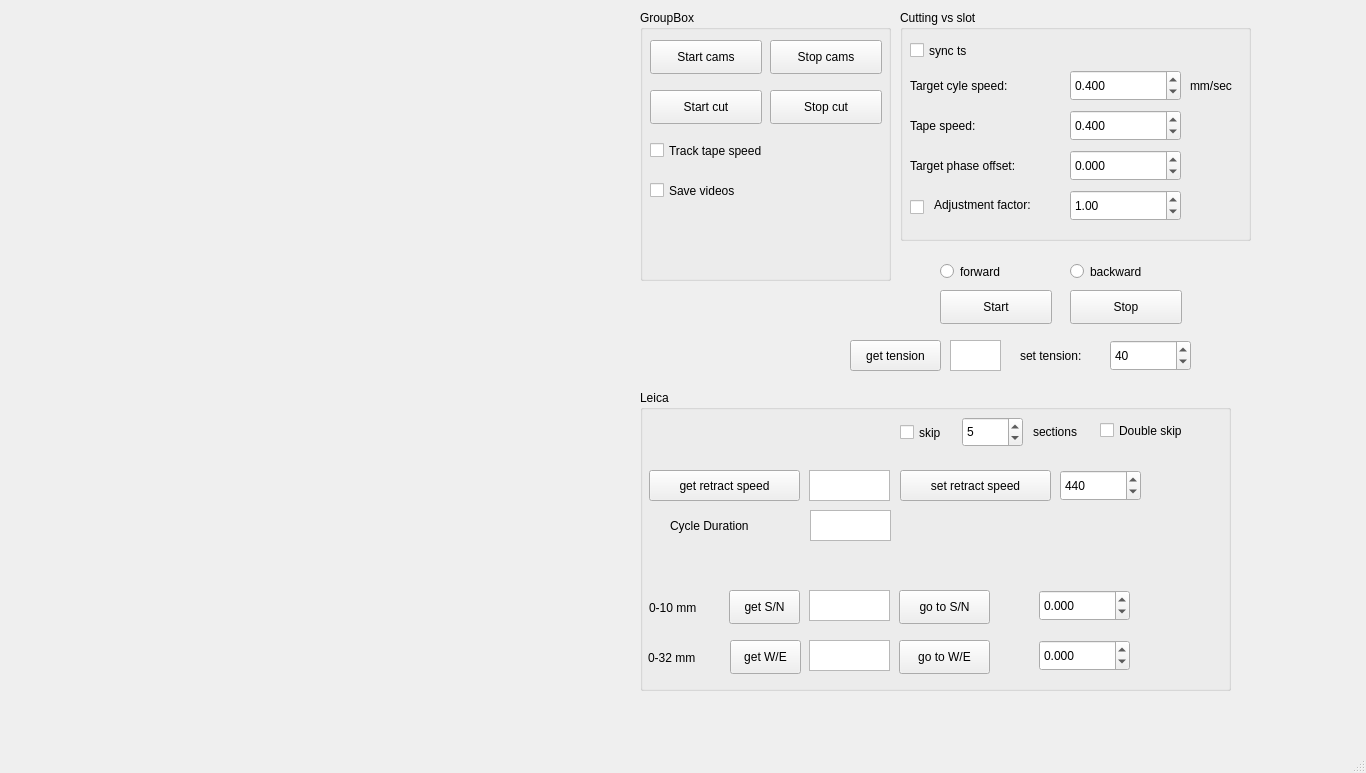
<?xml version="1.0" encoding="UTF-8"?>
<ui version="4.0">
 <class>MainWindow</class>
 <widget class="QMainWindow" name="MainWindow">
  <property name="geometry">
   <rect>
    <x>0</x>
    <y>0</y>
    <width>1366</width>
    <height>773</height>
   </rect>
  </property>
  <property name="windowTitle">
   <string>MainWindow</string>
  </property>
  <widget class="QWidget" name="centralwidget">
   <widget class="QGroupBox" name="groupBox">
    <property name="geometry">
     <rect>
      <x>640</x>
      <y>10</y>
      <width>251</width>
      <height>271</height>
     </rect>
    </property>
    <property name="title">
     <string>GroupBox</string>
    </property>
    <widget class="QPushButton" name="btn_StartCams">
     <property name="geometry">
      <rect>
       <x>10</x>
       <y>30</y>
       <width>112</width>
       <height>34</height>
      </rect>
     </property>
     <property name="text">
      <string>Start cams</string>
     </property>
    </widget>
    <widget class="QPushButton" name="btn_StopCams">
     <property name="geometry">
      <rect>
       <x>130</x>
       <y>30</y>
       <width>112</width>
       <height>34</height>
      </rect>
     </property>
     <property name="text">
      <string>Stop cams</string>
     </property>
    </widget>
    <widget class="QCheckBox" name="cbx_TrackSpeed">
     <property name="geometry">
      <rect>
       <x>10</x>
       <y>120</y>
       <width>161</width>
       <height>41</height>
      </rect>
     </property>
     <property name="text">
      <string>Track tape speed</string>
     </property>
     <property name="checked">
      <bool>false</bool>
     </property>
    </widget>
    <widget class="QCheckBox" name="cbx_SaveVideos">
     <property name="geometry">
      <rect>
       <x>10</x>
       <y>160</y>
       <width>171</width>
       <height>41</height>
      </rect>
     </property>
     <property name="text">
      <string>Save videos</string>
     </property>
     <property name="checked">
      <bool>false</bool>
     </property>
    </widget>
    <widget class="QPushButton" name="btn_StartCut">
     <property name="geometry">
      <rect>
       <x>10</x>
       <y>80</y>
       <width>112</width>
       <height>34</height>
      </rect>
     </property>
     <property name="text">
      <string>Start cut</string>
     </property>
    </widget>
    <widget class="QPushButton" name="btn_StopCut">
     <property name="geometry">
      <rect>
       <x>130</x>
       <y>80</y>
       <width>112</width>
       <height>34</height>
      </rect>
     </property>
     <property name="text">
      <string>Stop cut</string>
     </property>
    </widget>
   </widget>
   <widget class="PlotWidget" name="pg_sync" native="true">
    <property name="geometry">
     <rect>
      <x>10</x>
      <y>10</y>
      <width>616</width>
      <height>331</height>
     </rect>
    </property>
   </widget>
   <widget class="PlotWidget" name="pg_phasediff" native="true">
    <property name="geometry">
     <rect>
      <x>10</x>
      <y>360</y>
      <width>616</width>
      <height>331</height>
     </rect>
    </property>
   </widget>
   <widget class="QGroupBox" name="groupBox_2">
    <property name="geometry">
     <rect>
      <x>640</x>
      <y>390</y>
      <width>591</width>
      <height>301</height>
     </rect>
    </property>
    <property name="title">
     <string>Leica</string>
    </property>
    <widget class="QSpinBox" name="sbx_retractionSpeed">
     <property name="geometry">
      <rect>
       <x>420</x>
       <y>80</y>
       <width>81</width>
       <height>31</height>
      </rect>
     </property>
     <property name="keyboardTracking">
      <bool>false</bool>
     </property>
     <property name="minimum">
      <number>1</number>
     </property>
     <property name="maximum">
      <number>6000</number>
     </property>
     <property name="value">
      <number>440</number>
     </property>
    </widget>
    <widget class="QPushButton" name="btn_GetRetract">
     <property name="geometry">
      <rect>
       <x>9</x>
       <y>80</y>
       <width>151</width>
       <height>31</height>
      </rect>
     </property>
     <property name="text">
      <string>get retract speed</string>
     </property>
    </widget>
    <widget class="QPushButton" name="btn_getNS">
     <property name="geometry">
      <rect>
       <x>89</x>
       <y>200</y>
       <width>71</width>
       <height>34</height>
      </rect>
     </property>
     <property name="text">
      <string>get S/N</string>
     </property>
    </widget>
    <widget class="QPushButton" name="btn_getEW">
     <property name="geometry">
      <rect>
       <x>90</x>
       <y>250</y>
       <width>71</width>
       <height>34</height>
      </rect>
     </property>
     <property name="text">
      <string>get W/E</string>
     </property>
    </widget>
    <widget class="QTextEdit" name="DisplayRetractSpeed">
     <property name="geometry">
      <rect>
       <x>169</x>
       <y>80</y>
       <width>81</width>
       <height>31</height>
      </rect>
     </property>
    </widget>
    <widget class="QTextEdit" name="DisplayNS">
     <property name="geometry">
      <rect>
       <x>169</x>
       <y>200</y>
       <width>81</width>
       <height>31</height>
      </rect>
     </property>
    </widget>
    <widget class="QTextEdit" name="DisplayEW">
     <property name="geometry">
      <rect>
       <x>169</x>
       <y>250</y>
       <width>81</width>
       <height>31</height>
      </rect>
     </property>
    </widget>
    <widget class="QPushButton" name="btn_goNS">
     <property name="geometry">
      <rect>
       <x>259</x>
       <y>200</y>
       <width>91</width>
       <height>34</height>
      </rect>
     </property>
     <property name="text">
      <string>go to S/N</string>
     </property>
    </widget>
    <widget class="QPushButton" name="btn_goEW">
     <property name="geometry">
      <rect>
       <x>259</x>
       <y>250</y>
       <width>91</width>
       <height>34</height>
      </rect>
     </property>
     <property name="text">
      <string>go to W/E</string>
     </property>
    </widget>
    <widget class="QLabel" name="label_10">
     <property name="geometry">
      <rect>
       <x>8</x>
       <y>253</y>
       <width>81</width>
       <height>30</height>
      </rect>
     </property>
     <property name="text">
      <string>0-32 mm</string>
     </property>
    </widget>
    <widget class="QLabel" name="label_3">
     <property name="geometry">
      <rect>
       <x>9</x>
       <y>202</y>
       <width>81</width>
       <height>31</height>
      </rect>
     </property>
     <property name="text">
      <string>0-10 mm</string>
     </property>
    </widget>
    <widget class="QDoubleSpinBox" name="sbx_setNS">
     <property name="geometry">
      <rect>
       <x>399</x>
       <y>200</y>
       <width>91</width>
       <height>31</height>
      </rect>
     </property>
     <property name="keyboardTracking">
      <bool>false</bool>
     </property>
     <property name="decimals">
      <number>3</number>
     </property>
     <property name="minimum">
      <double>-1000.000000000000000</double>
     </property>
     <property name="maximum">
      <double>10.000000000000000</double>
     </property>
     <property name="singleStep">
      <double>0.500000000000000</double>
     </property>
    </widget>
    <widget class="QDoubleSpinBox" name="sbx_setEW">
     <property name="geometry">
      <rect>
       <x>399</x>
       <y>250</y>
       <width>91</width>
       <height>31</height>
      </rect>
     </property>
     <property name="keyboardTracking">
      <bool>false</bool>
     </property>
     <property name="decimals">
      <number>3</number>
     </property>
     <property name="minimum">
      <double>-1000.000000000000000</double>
     </property>
     <property name="maximum">
      <double>42.000000000000000</double>
     </property>
     <property name="singleStep">
      <double>0.500000000000000</double>
     </property>
    </widget>
    <widget class="QCheckBox" name="cbx_skip">
     <property name="geometry">
      <rect>
       <x>260</x>
       <y>22</y>
       <width>81</width>
       <height>41</height>
      </rect>
     </property>
     <property name="text">
      <string>skip </string>
     </property>
     <property name="checked">
      <bool>false</bool>
     </property>
    </widget>
    <widget class="QLabel" name="label_11">
     <property name="geometry">
      <rect>
       <x>393</x>
       <y>26</y>
       <width>91</width>
       <height>31</height>
      </rect>
     </property>
     <property name="text">
      <string>sections</string>
     </property>
    </widget>
    <widget class="QPushButton" name="btn_SetRetract">
     <property name="geometry">
      <rect>
       <x>260</x>
       <y>80</y>
       <width>151</width>
       <height>31</height>
      </rect>
     </property>
     <property name="text">
      <string>set retract speed</string>
     </property>
    </widget>
    <widget class="QSpinBox" name="sbx_NumSections">
     <property name="geometry">
      <rect>
       <x>322</x>
       <y>27</y>
       <width>61</width>
       <height>30</height>
      </rect>
     </property>
     <property name="keyboardTracking">
      <bool>false</bool>
     </property>
     <property name="minimum">
      <number>0</number>
     </property>
     <property name="maximum">
      <number>100</number>
     </property>
     <property name="value">
      <number>5</number>
     </property>
    </widget>
    <widget class="QCheckBox" name="cbx_reskip">
     <property name="geometry">
      <rect>
       <x>460</x>
       <y>20</y>
       <width>131</width>
       <height>41</height>
      </rect>
     </property>
     <property name="text">
      <string>Double skip </string>
     </property>
     <property name="checked">
      <bool>false</bool>
     </property>
    </widget>
    <widget class="QTextEdit" name="DisplayCycleDuration">
     <property name="geometry">
      <rect>
       <x>170</x>
       <y>120</y>
       <width>81</width>
       <height>31</height>
      </rect>
     </property>
    </widget>
    <widget class="QLabel" name="label">
     <property name="geometry">
      <rect>
       <x>30</x>
       <y>120</y>
       <width>111</width>
       <height>31</height>
      </rect>
     </property>
     <property name="text">
      <string>Cycle Duration</string>
     </property>
    </widget>
   </widget>
   <widget class="QGroupBox" name="groupBox_3">
    <property name="geometry">
     <rect>
      <x>900</x>
      <y>10</y>
      <width>351</width>
      <height>231</height>
     </rect>
    </property>
    <property name="title">
     <string>Cutting vs slot</string>
    </property>
    <widget class="QLabel" name="label_5">
     <property name="geometry">
      <rect>
       <x>10</x>
       <y>60</y>
       <width>161</width>
       <height>31</height>
      </rect>
     </property>
     <property name="text">
      <string>Target cyle speed:</string>
     </property>
    </widget>
    <widget class="QDoubleSpinBox" name="sbx_targetCycleSpeed">
     <property name="geometry">
      <rect>
       <x>170</x>
       <y>60</y>
       <width>111</width>
       <height>31</height>
      </rect>
     </property>
     <property name="keyboardTracking">
      <bool>false</bool>
     </property>
     <property name="decimals">
      <number>3</number>
     </property>
     <property name="minimum">
      <double>0.000000000000000</double>
     </property>
     <property name="maximum">
      <double>1000.000000000000000</double>
     </property>
     <property name="singleStep">
      <double>0.010000000000000</double>
     </property>
     <property name="value">
      <double>0.400000000000000</double>
     </property>
    </widget>
    <widget class="QLabel" name="label_7">
     <property name="geometry">
      <rect>
       <x>10</x>
       <y>100</y>
       <width>141</width>
       <height>31</height>
      </rect>
     </property>
     <property name="text">
      <string>Tape speed:</string>
     </property>
    </widget>
    <widget class="QLabel" name="label_8">
     <property name="geometry">
      <rect>
       <x>290</x>
       <y>60</y>
       <width>71</width>
       <height>31</height>
      </rect>
     </property>
     <property name="text">
      <string>mm/sec</string>
     </property>
    </widget>
    <widget class="QDoubleSpinBox" name="sbx_tapeSpeed">
     <property name="geometry">
      <rect>
       <x>170</x>
       <y>100</y>
       <width>111</width>
       <height>31</height>
      </rect>
     </property>
     <property name="keyboardTracking">
      <bool>false</bool>
     </property>
     <property name="decimals">
      <number>3</number>
     </property>
     <property name="minimum">
      <double>-1000.000000000000000</double>
     </property>
     <property name="maximum">
      <double>1000.000000000000000</double>
     </property>
     <property name="singleStep">
      <double>0.050000000000000</double>
     </property>
     <property name="value">
      <double>0.400000000000000</double>
     </property>
    </widget>
    <widget class="QCheckBox" name="cbx_synTS">
     <property name="geometry">
      <rect>
       <x>10</x>
       <y>20</y>
       <width>141</width>
       <height>41</height>
      </rect>
     </property>
     <property name="text">
      <string>sync ts</string>
     </property>
     <property name="checked">
      <bool>false</bool>
     </property>
    </widget>
    <widget class="QDoubleSpinBox" name="sbx_targetphase">
     <property name="geometry">
      <rect>
       <x>170</x>
       <y>140</y>
       <width>111</width>
       <height>31</height>
      </rect>
     </property>
     <property name="keyboardTracking">
      <bool>false</bool>
     </property>
     <property name="decimals">
      <number>3</number>
     </property>
     <property name="minimum">
      <double>-1000.000000000000000</double>
     </property>
     <property name="maximum">
      <double>1000.000000000000000</double>
     </property>
    </widget>
    <widget class="QLabel" name="label_4">
     <property name="geometry">
      <rect>
       <x>10</x>
       <y>140</y>
       <width>161</width>
       <height>31</height>
      </rect>
     </property>
     <property name="text">
      <string>Target phase offset:</string>
     </property>
    </widget>
    <widget class="QLabel" name="label_6">
     <property name="geometry">
      <rect>
       <x>34</x>
       <y>175</y>
       <width>141</width>
       <height>40</height>
      </rect>
     </property>
     <property name="text">
      <string>Adjustment factor:</string>
     </property>
    </widget>
    <widget class="QCheckBox" name="cbx_adjFactor">
     <property name="geometry">
      <rect>
       <x>10</x>
       <y>177</y>
       <width>31</width>
       <height>41</height>
      </rect>
     </property>
     <property name="text">
      <string/>
     </property>
     <property name="checked">
      <bool>false</bool>
     </property>
    </widget>
    <widget class="QDoubleSpinBox" name="sbx_adjFactor">
     <property name="geometry">
      <rect>
       <x>170</x>
       <y>180</y>
       <width>111</width>
       <height>31</height>
      </rect>
     </property>
     <property name="keyboardTracking">
      <bool>false</bool>
     </property>
     <property name="decimals">
      <number>2</number>
     </property>
     <property name="minimum">
      <double>-1000.000000000000000</double>
     </property>
     <property name="maximum">
      <double>1000.000000000000000</double>
     </property>
     <property name="value">
      <double>1.000000000000000</double>
     </property>
    </widget>
   </widget>
   <widget class="QPushButton" name="btn_TapeStop">
    <property name="geometry">
     <rect>
      <x>1070</x>
      <y>290</y>
      <width>112</width>
      <height>34</height>
     </rect>
    </property>
    <property name="text">
     <string>Stop</string>
    </property>
   </widget>
   <widget class="QPushButton" name="btn_TapeStart">
    <property name="geometry">
     <rect>
      <x>940</x>
      <y>290</y>
      <width>112</width>
      <height>34</height>
     </rect>
    </property>
    <property name="text">
     <string>Start</string>
    </property>
   </widget>
   <widget class="QRadioButton" name="radiobtn_forward">
    <property name="geometry">
     <rect>
      <x>940</x>
      <y>260</y>
      <width>111</width>
      <height>23</height>
     </rect>
    </property>
    <property name="text">
     <string>forward</string>
    </property>
   </widget>
   <widget class="QRadioButton" name="radiobtn_backward">
    <property name="geometry">
     <rect>
      <x>1070</x>
      <y>260</y>
      <width>111</width>
      <height>23</height>
     </rect>
    </property>
    <property name="text">
     <string>backward</string>
    </property>
   </widget>
   <widget class="QDoubleSpinBox" name="sbx_tapeTension">
    <property name="geometry">
     <rect>
      <x>1110</x>
      <y>340</y>
      <width>81</width>
      <height>31</height>
     </rect>
    </property>
    <property name="keyboardTracking">
     <bool>false</bool>
    </property>
    <property name="decimals">
     <number>0</number>
    </property>
    <property name="minimum">
     <double>-1000.000000000000000</double>
    </property>
    <property name="maximum">
     <double>100.000000000000000</double>
    </property>
    <property name="singleStep">
     <double>1.000000000000000</double>
    </property>
    <property name="value">
     <double>40.000000000000000</double>
    </property>
   </widget>
   <widget class="QLabel" name="label_9">
    <property name="geometry">
     <rect>
      <x>1020</x>
      <y>340</y>
      <width>91</width>
      <height>31</height>
     </rect>
    </property>
    <property name="text">
     <string>set tension:</string>
    </property>
   </widget>
   <widget class="QTextEdit" name="DisplayTension">
    <property name="geometry">
     <rect>
      <x>950</x>
      <y>340</y>
      <width>51</width>
      <height>31</height>
     </rect>
    </property>
   </widget>
   <widget class="QPushButton" name="btn_GetTension">
    <property name="geometry">
     <rect>
      <x>850</x>
      <y>340</y>
      <width>91</width>
      <height>31</height>
     </rect>
    </property>
    <property name="text">
     <string>get tension</string>
    </property>
   </widget>
  </widget>
  <widget class="QMenuBar" name="menubar">
   <property name="geometry">
    <rect>
     <x>0</x>
     <y>0</y>
     <width>1366</width>
     <height>31</height>
    </rect>
   </property>
  </widget>
  <widget class="QStatusBar" name="statusbar"/>
 </widget>
 <customwidgets>
  <customwidget>
   <class>PlotWidget</class>
   <extends>QWidget</extends>
   <header>pyqtgraph</header>
   <container>1</container>
  </customwidget>
 </customwidgets>
 <resources/>
 <connections/>
</ui>
